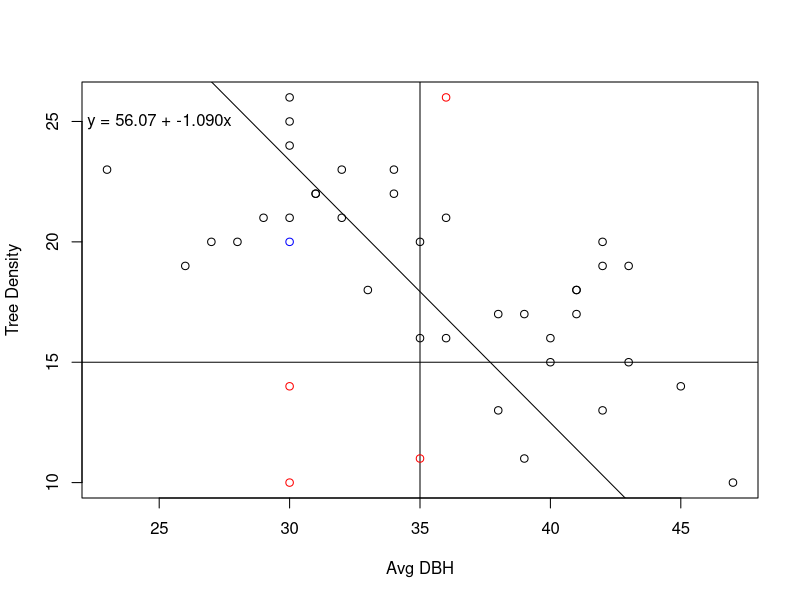
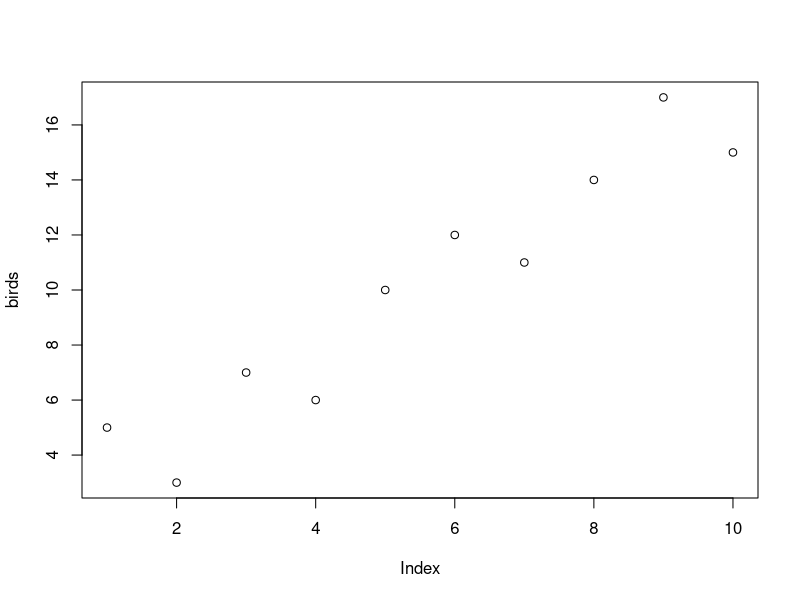
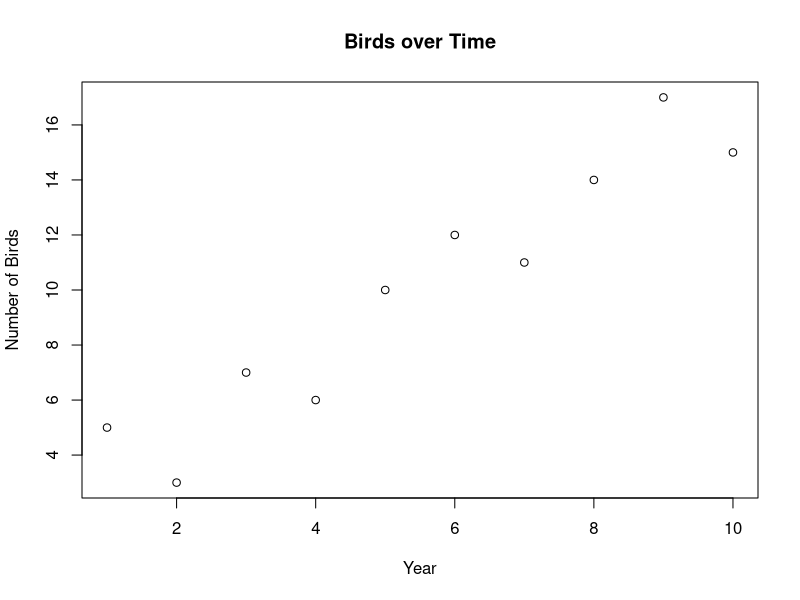
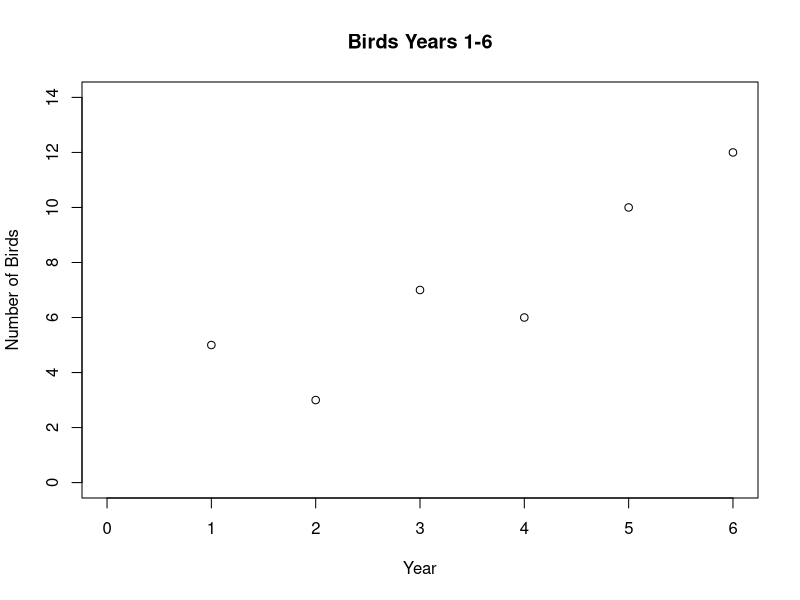
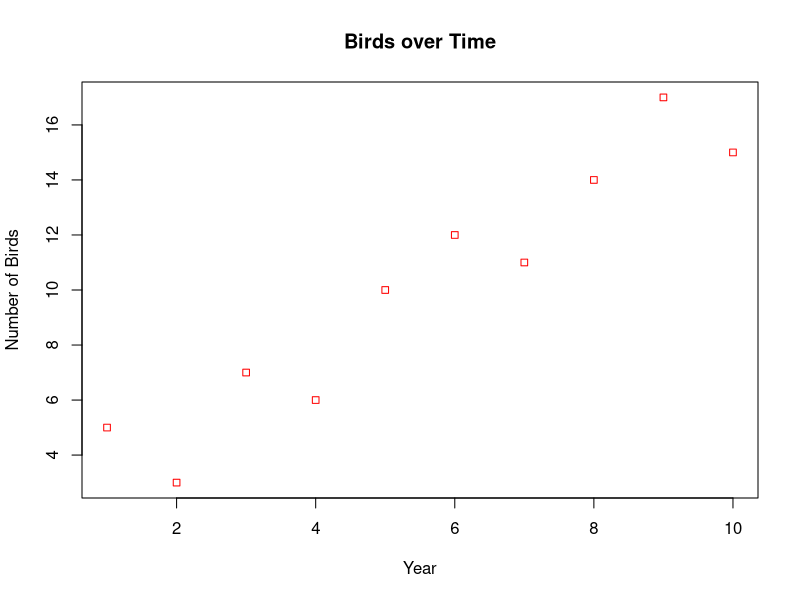
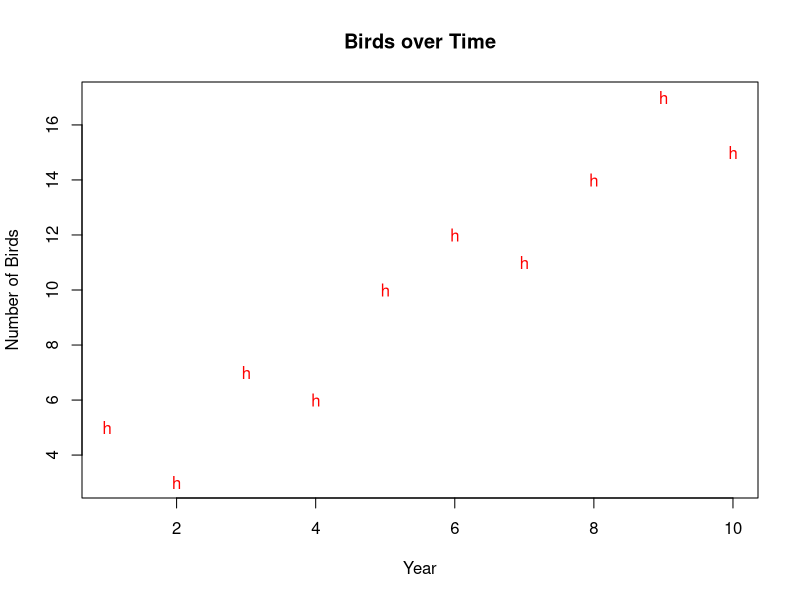
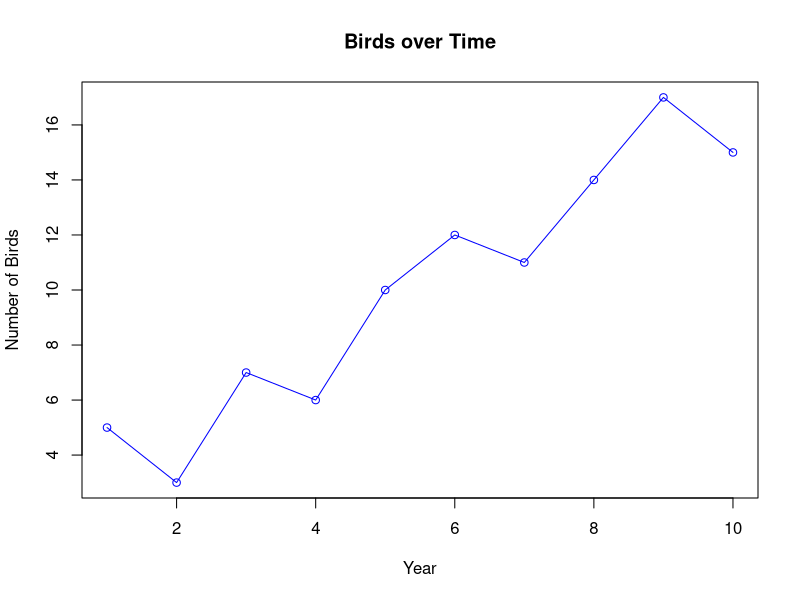
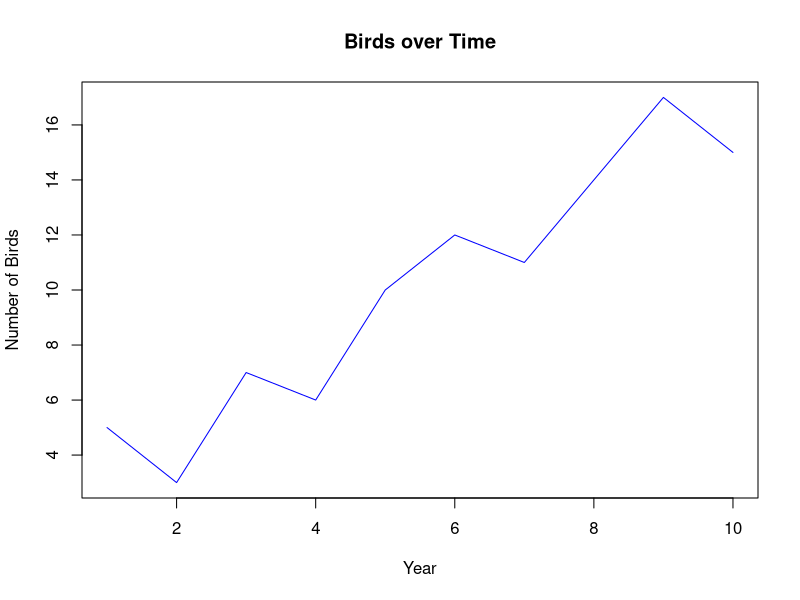

The R script that drew these images, in order:
#Plots in R

#Simple scatterplot - review

ginseng <- read.table('data/ginseng.csv', header=TRUE, sep=',')
names(ginseng)

plot(ginseng$avgdbh,ginseng$treedens,xlab="Avg DBH",ylab="Tree Density")

#Add trendline using lm() and abline()
abline(lm(ginseng$avgdbh~ginseng$treedens))

#Add equation of trendline
lm(ginseng$avgdbh~ginseng$treedens)

text(x=25,y=25,labels="y = 56.07 + -1.090x")

#Add your own lines
abline(h=15)
abline(v=35)

#New point with new color
points(30,20,col="blue")

#Add some additional points
points(ginseng$avgdbh, ginseng$canopy, col="red")

#Plot a single variable over time: line graph: made up bird abundances

birds = c(5,3,7,6,10,12,11,14,17,15)

plot(birds)

#That's ok, but let's re-name the axes to something that makes sense

plot(birds, xlab="Year",ylab="Number of Birds", main="Birds over Time")

#Focus on only first 6 years

plot(birds, xlab="Year", ylab="Number of Birds", xlim=c(0,6), ylim=c(0,14),main="Birds Years 1-6")

#Change points: http://www.harding.edu/fmccown/r/symbols.png
plot(birds, pch=22, col="red", xlab="Year",ylab="Number of Birds", 
     main="Birds over Time")

plot(birds, pch="h", col="red", xlab="Year",ylab="Number of Birds", 
     main="Birds over Time")

#add line between points

plot(birds, type="o", col="blue", xlab="Year",ylab="Number of Birds", main="Birds over Time")

#Change style of line

plot(birds, type="l", col="blue", xlab="Year",ylab="Number of Birds", main="Birds over Time")
plot(birds, type="l", lty=4, col="blue", xlab="Year",ylab="Number of Birds", main="Birds over Time")

#Two or more lines / sets of points on a graph

birds2 = c(14,13,9,10,7,6,5,4,4,2)

#Start by graphing the first plot again

plot(birds, type="o", col="blue", xlab="Year",ylab="Number of Birds", main="Birds over Time", ylim=c(0,17))

#add new dataset with lines()

lines(birds2, type="o", col="red", lty=2)

#More customization - add year labels to x-axis

plot(birds, type="o", col="blue", xlab="Year",ylab="Number of Birds", main="Birds over Time", 
     ylim=c(0,17), axes=FALSE)
lines(birds2, type="o", col="red", lty=2)

axis(side=1, at=c(1,2,3,4,5,6,7,8,9,10), 
labels=c('2000','2001','2002','2003','2004','2005','2006','2007','2008','2009'))
axis(side=2, at=0:18)
box()

#Make a legend
legend(x=1,y=17.5, legend=c("Species1","Species2"),col=c("blue","red"),lty=1:2)

#This graph is pretty nice - let's save it to an image file
png(filename="bird_graph2.png",height=400, width=500, bg="white")
#start

plot(birds, type="o", col="blue", xlab="Year",ylab="Number of Birds", main="Birds over Time", 
     ylim=c(0,17), axes=FALSE)
lines(birds2, type="o", col="red", lty=2)

axis(side=1, at=c(1,2,3,4,5,6,7,8,9,10), 
     labels=c('2000','2001','2002','2003','2004','2005','2006','2007','2008','2009'))
axis(side=2, at=0:18)
box()

#end
dev.off()

#Higher resolution in tiff file (better for publications)
tiff(filename="Fig1.tiff",width=4.5,height=3.5,units="in",res=400, pointsize=8,
     compression = "lzw")
#repeat plot code here
dev.off()

#Bar graphs

#Some mast data for two species black vs. white oak
data06 = c(235,120)
data07 = c(299,179)
data08 = c(6,86)
data09 = c(7,0)
data10 = c(159,353)

all = cbind(data06,data07,data08,data09,data10)

barplot(all)
#Now put the bars beside each other
barplot(all, beside=TRUE)
barplot(all, beside=TRUE, col=c('black','gray'),names=c("2006","2007","2008","2009","2010"),xlab="Year",
        ylab="Collected Acorns", ylim=c(0,375))


legend(1,360, legend=c('Black Oak', 'White Oak'), fill=c('black','gray'), bty="n")

#Histograms
#Grab a built in dataset
data()
data(Nile)
hist(Nile)
hist(Nile, breaks=5)

#Piecharts: pie() function

#Plotting distributions
#Generate x and y values
xvec = seq(-3,3,0.01)
yvec = dnorm(xvec, mean=0, sd=1)

plot(xvec,yvec,xlab="X Value", ylab="Probability Density")
plot(xvec,yvec, type="l",xlab="X Value", ylab="Probability Density")

#Alternatively
curve(dnorm(x),-3,3)
curve(x^2,-3,3)

abline(v=1)

#Custom Error Bars

birds = c(5,3,7,6,10,12,11,14,17,15)
birds.se = c(0.5,0.2,0.7,0.5,1.0,0.9,0.9,0.7,1.3,1.2)

plot(birds, type="o", col="blue", xlab="Year",ylab="Number of Birds", 
     main="Birds over Time",ylim=c(0,18))

#Draw many individual lines - sounds like a job for a loop

segments(x0=2,y0=10,x1=2,y1=15)


for (i in 1:length(birds)){
  segments(x0=i,y0=birds[i]-birds.se[i],
           x1=i,y1=birds[i]+birds.se[i],col="red")
}

#Plot several graphs together: use par()

par(mfrow=c(2,2))
plot(birds)
plot(birds2)
hist(Nile)
plot(ginseng$avgdbh,ginseng$treedens)

#reset
par(mfrow=c(1,1))

#Broken - axis graph
#Generate some random data

x = rnorm(15,mean=5, sd=2)

#Y is from 2 different normal dists with different means
y.1 = rnorm(7, mean=5, sd=2)
y.2 = rnorm(8, mean=50, sd=4)

y = c(y.1,y.2)

plot(x,y, ylim=c(0,60))

#That looks kind of bad - let's try a broken axis

library(plotrix)

gap.plot(x,y,c(15,38), ylab="Y values", xlab="X Values")

#Add different tics with xtics/ytics

gap.plot(x,y,c(16,38), ytics=c(5,10,15,40,45,50,55),
         ylab="Y values", xlab="X Values")

#Not the most flexible solution - but it's one of many


